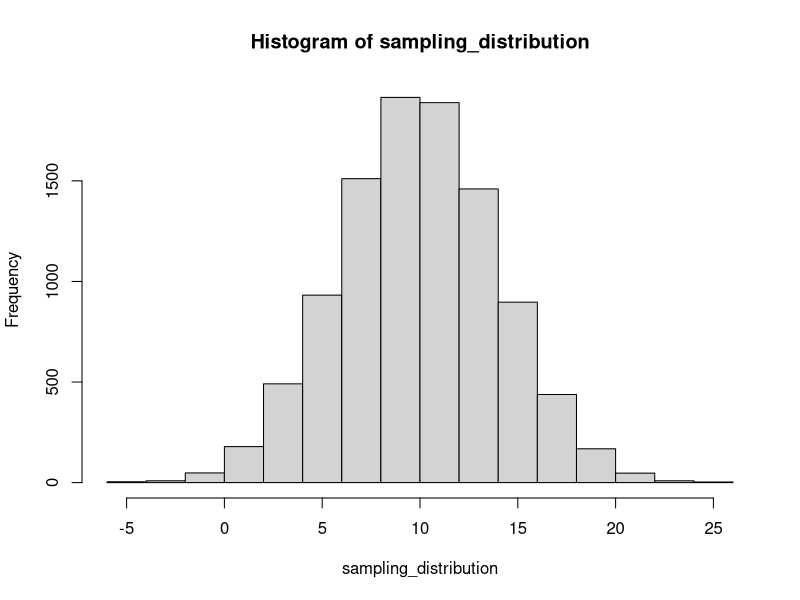
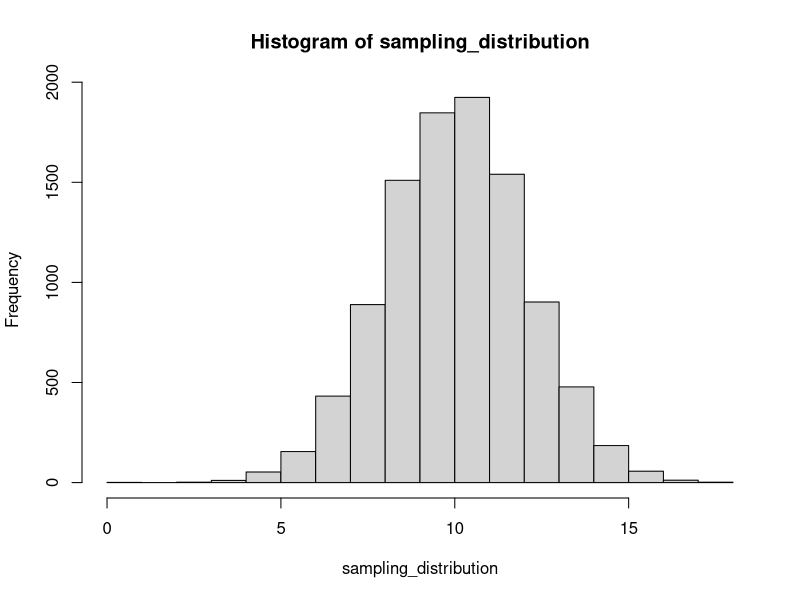
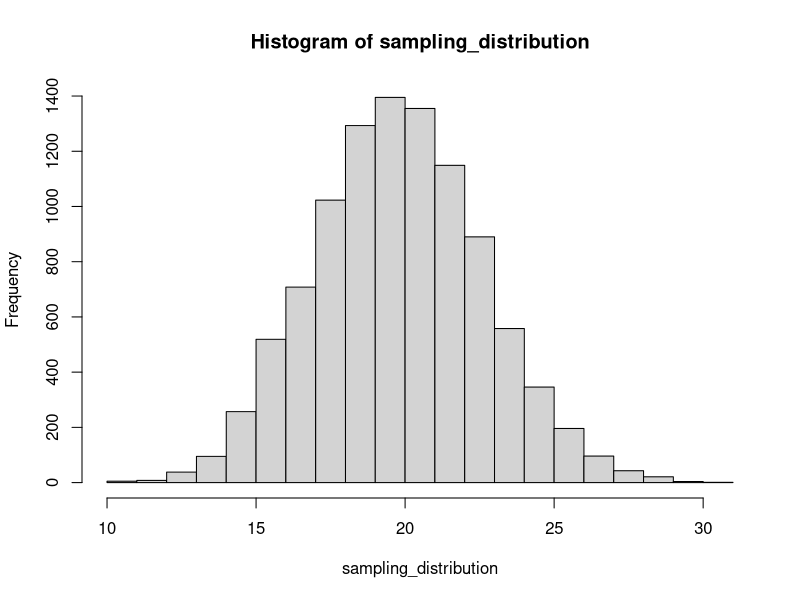

These figures' R source, in order:
## ---- chunk 1
knitr::opts_chunk$set(echo = TRUE)
## ---- chunk 2
pnorm(2.5, mean = 0, sd = 1, lower.tail = FALSE)

my_sample <- rnorm(1000000, mean = 0, sd = 1)

selection <- my_sample[my_sample > 2.5]

length(selection)/1000000
## ---- chunk 3
pnorm(q = 130, mean = 100, sd = 10, lower.tail = FALSE)
10000*pnorm(q = 130, mean = 100, sd = 10, lower.tail = FALSE)
## ---- chunk 4
sampling_distribution <- replicate(10000, mean(rnorm(25, mean = 10, sd = 20)) )
hist(sampling_distribution)

length(sampling_distribution[sampling_distribution >= 12])/10000

## ---- chunk 5
sampling_distribution <- replicate(10000, mean(rnorm(100, mean = 10, sd = 20)) )
hist(sampling_distribution)

length(sampling_distribution[sampling_distribution >= 12])/10000
## ---- chunk 6
sampling_distribution <- replicate(10000, sd(rnorm(25, mean = 10, sd = 20)) )
hist(sampling_distribution)

length(sampling_distribution[sampling_distribution <= 15])/10000
